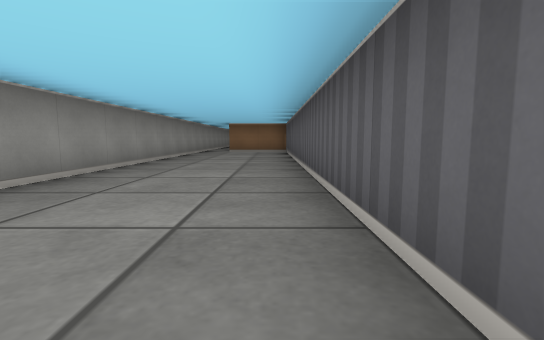
view 1 (above)

17 first-person views from a walk through a cub3D maze. The camera is about half as high as the walls, tilts 6° down and sees 85° across. The floor is counted in squares. Each view is taken from the middle of a square. On the plan, view 1 faces up. The plan holds only what a view shows up to about 9 squares ahead; the rest is blank.

view 2
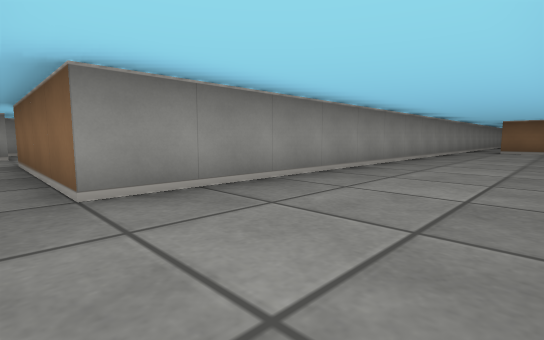

view 3
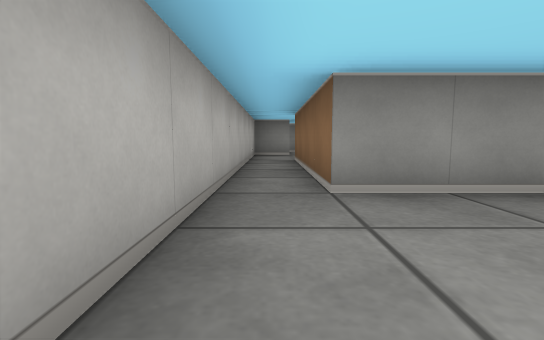

view 4
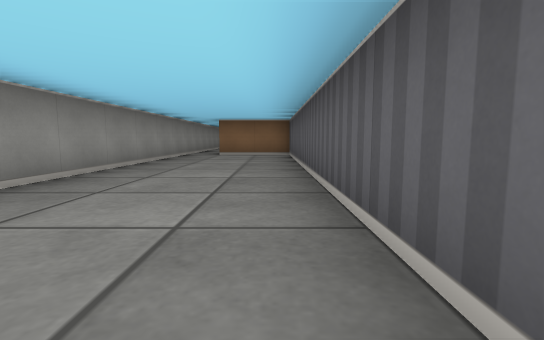

view 5
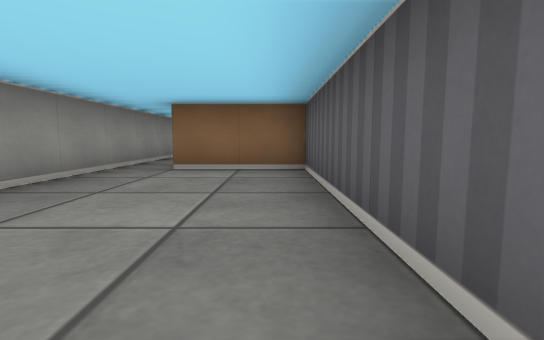

view 6
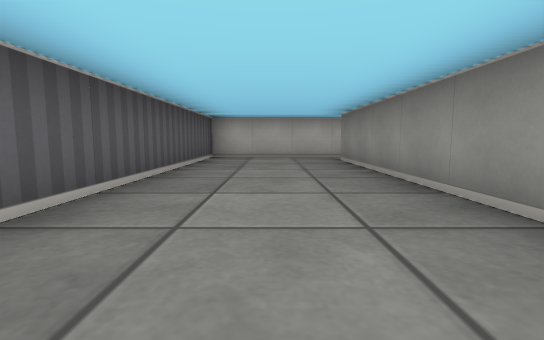

view 7
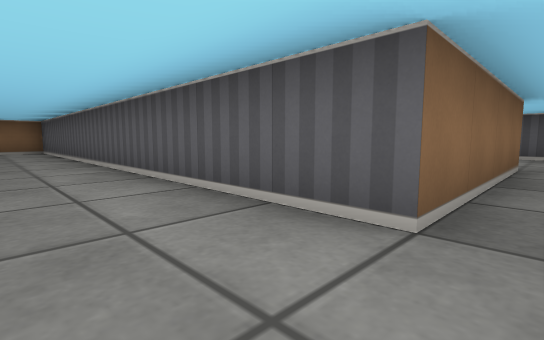

view 8
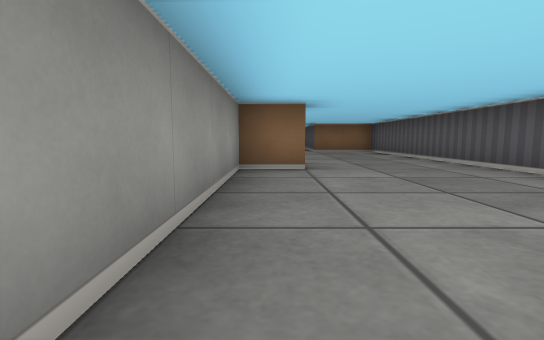

view 9
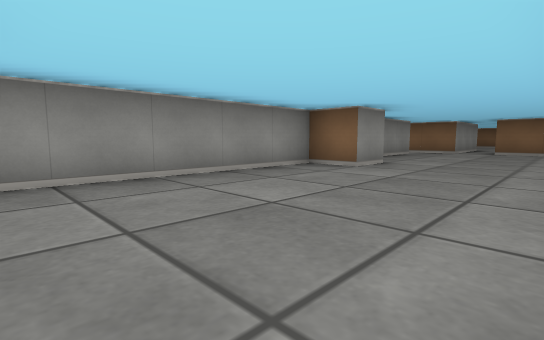

view 10
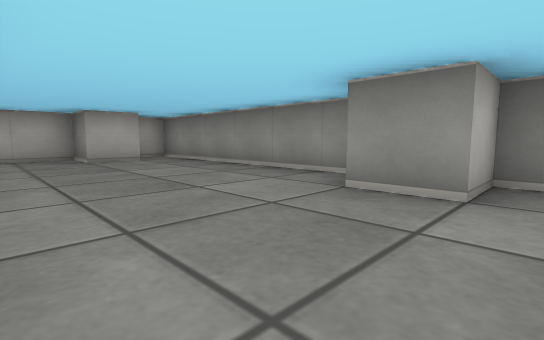

view 11
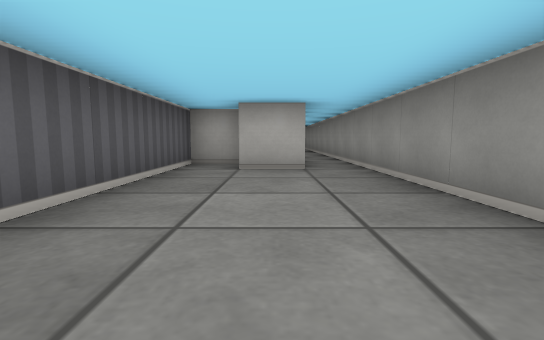

view 12
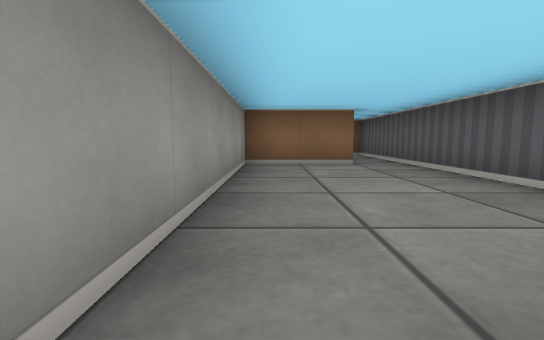

view 13
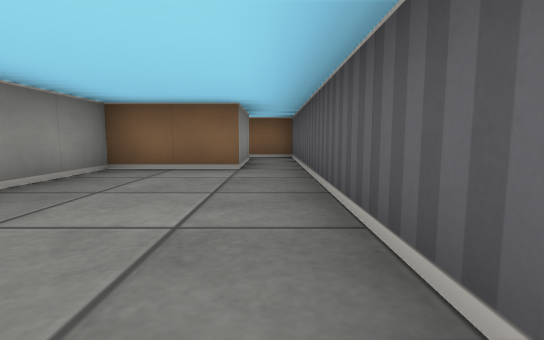

view 14
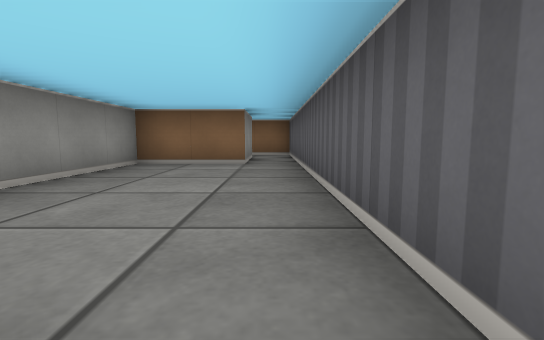

view 15
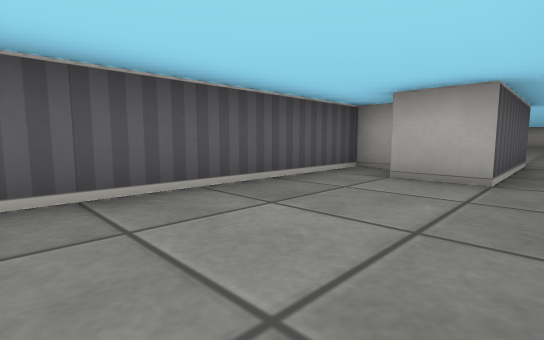

view 16
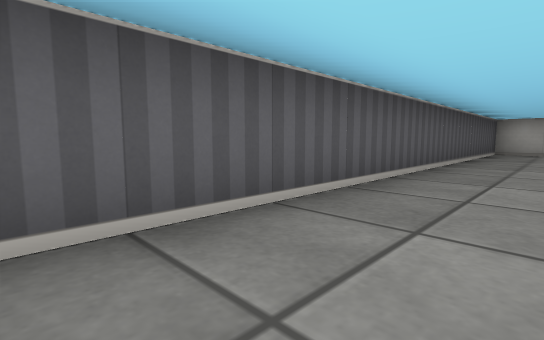

view 17
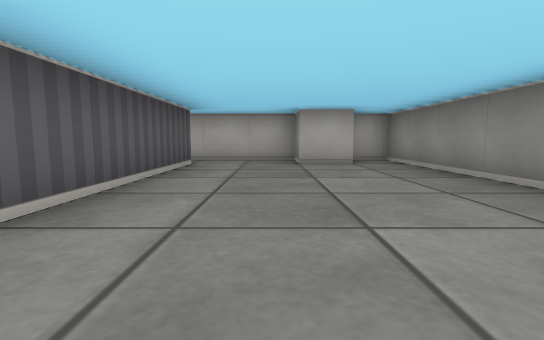

### Floor plan
Ten units are one square. View 1 is at (0, 0); x grows to the right and y downward. Boxes are objects, and circles mark ways between rooms. Rooms are numbered by the first view taken in them; rooms with no view inside come last. Other rooms are left out.
<svg viewBox="-110 -210 120 230">
<path fill="none" stroke="#000" d="M-25 -105 -25 5 -65 5M-65 15 5 15 5 -105 -15 -105M-105 -55 -95 -55 -95 -45 -105 -45 -105 15 -98 15M-105 -94 -105 -76M-96 5 -85 5 -85 15 -65 15M-65 5 -65 -105 -85 -105M-5 -125 5 -125 5 -205M-5 -205 -5 -185 -25 -185 -25 -105M-15 -105 -15 -135 -5 -135"/>
<circle cx="-60" cy="10" r="3" fill="#2a7"/>
<circle cx="-20" cy="-110" r="3" fill="#2a7"/>
<text x="-10" y="-40">1</text>
<text x="-90" y="-50">2</text>
<text x="-10" y="-160">3</text>
</svg>
Room 1 opens to room 2. Room 1 opens to room 3.

Where each view was taken, in squares from view 1:
view 1: 0 up, 0 right, facing up
view 2: 1 down, 0 right, facing up-left
view 3: 1 down, 0 right, facing left
view 4: 2 up, 0 right, facing up
view 5: 6 up, 0 right, facing up
view 6: 6 up, 1 left, facing down
view 7: 1 down, 8 left, facing up-right
view 8: 0 up, 10 left, facing up
view 9: 0 up, 7 left, facing up-left
view 10: 6 up, 7 left, facing down-left
view 11: 18 up, 1 left, facing down
view 12: 13 up, 2 left, facing up
view 13: 14 up, 0 right, facing up
view 14: 13 up, 0 right, facing up
view 15: 17 up, 2 left, facing down-right
view 16: 9 up, 1 left, facing down-right
view 17: 5 up, 8 left, facing down
